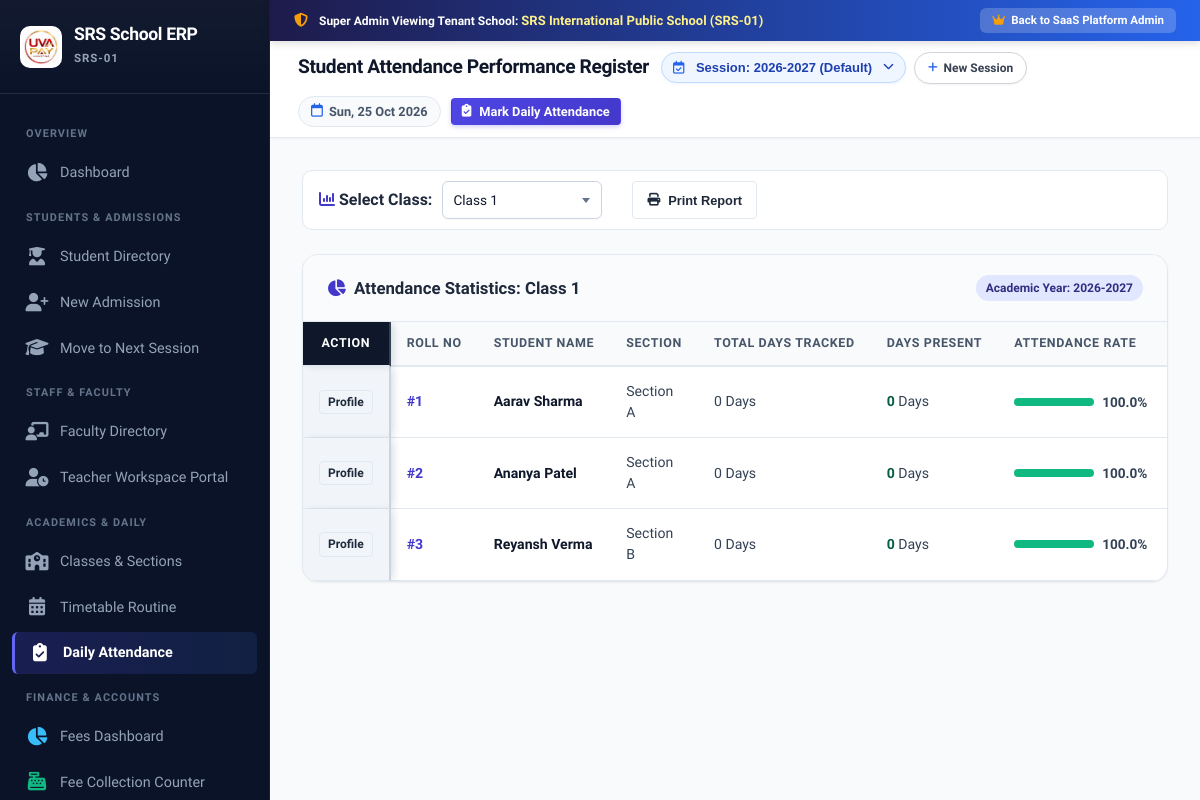
The page /attendance/report/ (signed in) on the database as committed earlier.
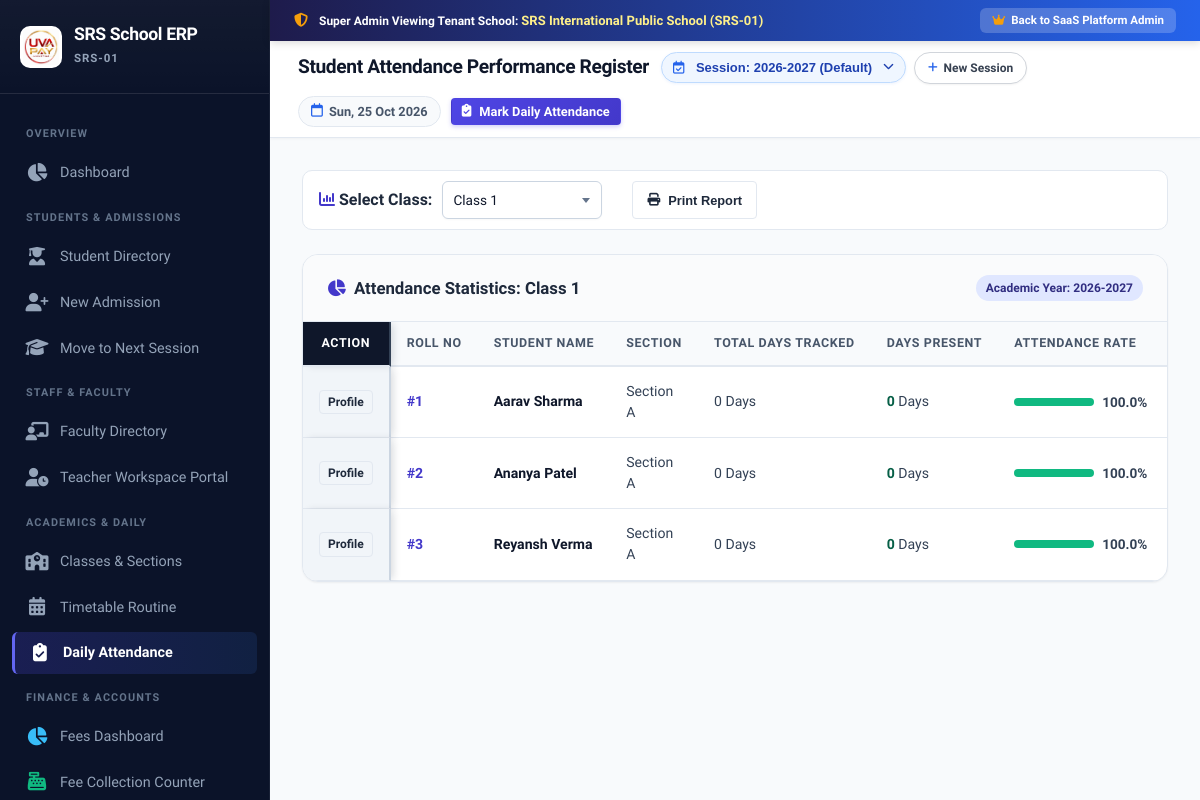
The same page on the database as committed later.
### school_erp/models.py (models this page shows, shortened)
class Student(models.Model):
    school = models.ForeignKey(SchoolProfile, on_delete=models.CASCADE, null=True, blank=True, related_name='students')
    BLOOD_GROUPS = [
        ('A+', 'A+'), ('A-', 'A-'),
        ('B+', 'B+'), ('B-', 'B-'),
        ('O+', 'O+'), ('O-', 'O-'),
        ('AB+', 'AB+'), ('AB-', 'AB-'),
    ]
    GENDER_CHOICES = [
        ('Male', 'Male'),
        ('Female', 'Female'),
        ('Other', 'Other'),
    ]
    admission_number = models.CharField(max_length=30, unique=True)
    roll_number = models.PositiveIntegerField(default=1)
    first_name = models.CharField(max_length=50)
    last_name = models.CharField(max_length=50)
    gender = models.CharField(max_length=10, choices=GENDER_CHOICES, default='Male')
    dob = models.DateField(help_text="Date of Birth", default=datetime.date(2012, 1, 1))
    blood_group = models.CharField(max_length=5, choices=BLOOD_GROUPS, default='B+')
    branch = models.ForeignKey(Branch, on_delete=models.SET_NULL, null=True, blank=True, related_name='students')
    class_level = models.ForeignKey(ClassLevel, on_delete=models.CASCADE, related_name='student_set')
    section = models.ForeignKey(Section, on_delete=models.CASCADE, related_name='students')
    academic_session = models.ForeignKey(AcademicSession, on_delete=models.SET_NULL, null=True, blank=True, related_name='students')
    admission_date = models.DateField(default=datetime.date.today)
    parent_name = models.CharField(max_length=100)
    parent_relation = models.CharField(max_length=30, default="Father")
    parent_phone = models.CharField(max_length=20)
    parent_email = models.EmailField(blank=True, null=True)
    parent_occupation = models.CharField(max_length=100, default="Business / Professional")
    address = models.TextField(default="New Delhi, India")
    emergency_contact = models.CharField(max_length=20, blank=True, null=True)
    student_aadhaar = models.CharField(max_length=20, blank=True, null=True, help_text="12-digit Student Aadhaar Number (Optional)")
    parent_aadhaar = models.CharField(max_length=20, blank=True, null=True, help_text="12-digit Parent/Guardian Aadhaar Number (Optional)")
    student_photo = models.ImageField(upload_to='students/photos/', blank=True, null=True, help_text="Student Passport Photograph")
    parent_photo = models.ImageField(upload_to='parents/photos/', blank=True, null=True, help_text="Parent / Guardian Photograph")
    is_active = models.BooleanField(default=True)
    created_at = models.DateTimeField(auto_now_add=True)
    @property
    def full_name(self):
        return f"{self.first_name} {self.last_name}"
    @property
    def attendance_stats(self):
        total = self.attendance_records.count()
        if total == 0:
            return {'total': 0, 'present': 0, 'percentage': 100.0}
        present = self.attendance_records.filter(status='Present').count()
        late = self.attendance_records.filter(status='Late').count()
        effective_present = present + (late * 0.5)
        pct = round((effective_present / total) * 100, 1)
        return {'total': total, 'present': present, 'late': late, 'percentage': pct}
    class Meta:
        ordering = ['class_level__order', 'section__name', 'roll_number', 'first_name']

class Section(models.Model):
    class_level = models.ForeignKey(ClassLevel, on_delete=models.CASCADE, related_name='sections')
    name = models.CharField(max_length=10, help_text="e.g. A, B, C")
    capacity = models.PositiveIntegerField(default=40)
    room_number = models.CharField(max_length=20, default="Room 101")
    class_teacher = models.ForeignKey(Teacher, on_delete=models.SET_NULL, null=True, blank=True, related_name='class_teacher_sections')
    class Meta:
        unique_together = ('class_level', 'name')
        ordering = ['class_level__order', 'name']

### school_erp/views.py (the view)
# urls.py: path('attendance/report/', views.attendance_report_view, name='attendance_report'),
def attendance_report_view(request):
    ctx = get_school_context(request)
    school = ctx['school']
    classes = ClassLevel.objects.filter(school=school).order_by('order', 'name')
    class_id = request.GET.get('class_id')
    selected_class = ClassLevel.objects.filter(school=school, id=class_id).first() if class_id else classes.first()
    students_report = []
    if selected_class:
        students = Student.objects.filter(school=school, class_level=selected_class, is_active=True).order_by('section__name', 'roll_number')
        for s in students:
            stats = s.attendance_stats
            students_report.append({
                'student': s,
                'total': stats['total'],
                'present': stats['present'],
                'percentage': stats['percentage'],
            })
    ctx.update({
        'classes': classes,
        'selected_class': selected_class,
        'students_report': students_report,
    })
    return render(request, 'school_erp/attendance_report.html', ctx)

### school_erp/context_processors.py (called while the page is built, shortened)
def get_current_school(request):
    user = getattr(request, 'user', None)
    if user and user.is_authenticated:
        profile_obj = getattr(user, 'profile', None)
        if profile_obj and profile_obj.school:
            return profile_obj.school

### school_erp/models.py (called while the page is built)
    @property
    def days_remaining(self):
        if not self.subscription_end_date:
            return 0
        today = timezone.now().date()
        return (self.subscription_end_date - today).days

### school_erp/views.py (called while the page is built)
def get_school_context(request=None):
    if request:
        profile = get_current_school(request)
    else:
        profile = SchoolProfile.objects.first()
    return {'school': profile}

### templates/school_erp/attendance_report.html (shortened to what this page needs)
{% extends 'school_erp/base.html' %}
{% block page_title %}Student Attendance Performance Register{% endblock %}
{% block header_actions %}
<a href="{% url 'attendance' %}" class="btn btn-primary btn-sm">
  <i class="fa-solid fa-clipboard-check"></i> Mark Daily Attendance
</a>
{% endblock %}
{% block content %}
<form method="GET" class="filter-bar btn-no-print no-print" style="display:flex; align-items:center; gap:12px; flex-wrap:nowrap; background:#ffffff; padding:10px 16px; border-radius:10px; border:1px solid #e2e8f0; margin-bottom:1.5rem; overflow-x:auto;">
  <div style="font-weight:700; color:#1e293b; white-space:nowrap; flex-shrink:0;">
    <i class="fa-solid fa-chart-column" style="color:var(--primary);"></i> Select Class:
  </div>
  <div style="width:180px; flex-shrink:0;">
  </div>
  <button onclick="window.print()" type="button" class="btn btn-outline btn-sm btn-no-print" style="height:38px; padding:0 14px; font-weight:600; flex-shrink:0; white-space:nowrap;">
    <i class="fa-solid fa-print"></i> Print Report
  </button>
</form>
<div class="card-panel">
  <div class="card-header">
    <h3><i class="fa-solid fa-chart-pie" style="color:var(--primary);"></i> Attendance Statistics: {{ selected_class.name }}</h3>
    <span class="badge" style="background:#e0e7ff; color:#312e81; font-weight:700;">Academic Year: {{ school.academic_year }}</span>
  </div>
  <div class="table-responsive">
    <table class="custom-table">
      <thead>
        <tr>
          <th class="freeze-action-col" style="width:90px; text-align:center;">Action</th>
          <th>Roll No</th>
          <th>Student Name</th>
          <th>Section</th>
          <th>Total Days Tracked</th>
          <th>Days Present</th>
          <th>Attendance Rate</th>
          <th>Health Status</th>
        </tr>
      </thead>
      <tbody>
        {% for row in students_report %}
        <tr>
          <td class="freeze-action-col" style="text-align:center;">
            <a href="{% url 'student_detail' row.student.id %}" class="btn btn-outline btn-sm" style="padding:4px 8px; font-size:0.75rem;">Profile</a>
          </td>
          <td><strong style="color:var(--primary);">#{{ row.student.roll_number }}</strong></td>
          <td><strong style="color:#0f172a;">{{ row.student.full_name }}</strong></td>
          <td>Section {{ row.student.section.name }}</td>
          <td>{{ row.total }} Days</td>
          <td><strong style="color:#065f46;">{{ row.present }}</strong> Days</td>
          <td>
            <div style="display:flex; align-items:center; gap:8px;">
              <div style="flex:1; height:8px; background:#e2e8f0; border-radius:4px; overflow:hidden; min-width:80px;">
                <div style="width: {{ row.percentage }}%; height:100%; background: {% if row.percentage >= 75 %}#10b981{% elif row.percentage >= 60 %}#f59e0b{% else %}#ef4444{% endif %};"></div>
              </div>
              <strong style="font-size:0.85rem;">{{ row.percentage }}%</strong>
            </div>
          </td>
          <td>
          </td>
        </tr>
        {% empty %}
        <tr>
          <td colspan="8" style="text-align:center; padding:2rem; color:#94a3b8;">No attendance data found for this class.</td>
        </tr>
        {% endfor %}
      </tbody>
    </table>
  </div>
</div>
{% endblock %}

Rows that differ between the two databases and show on the page:
changed Student "Reyansh Verma": student.section.name "B" → "A"
